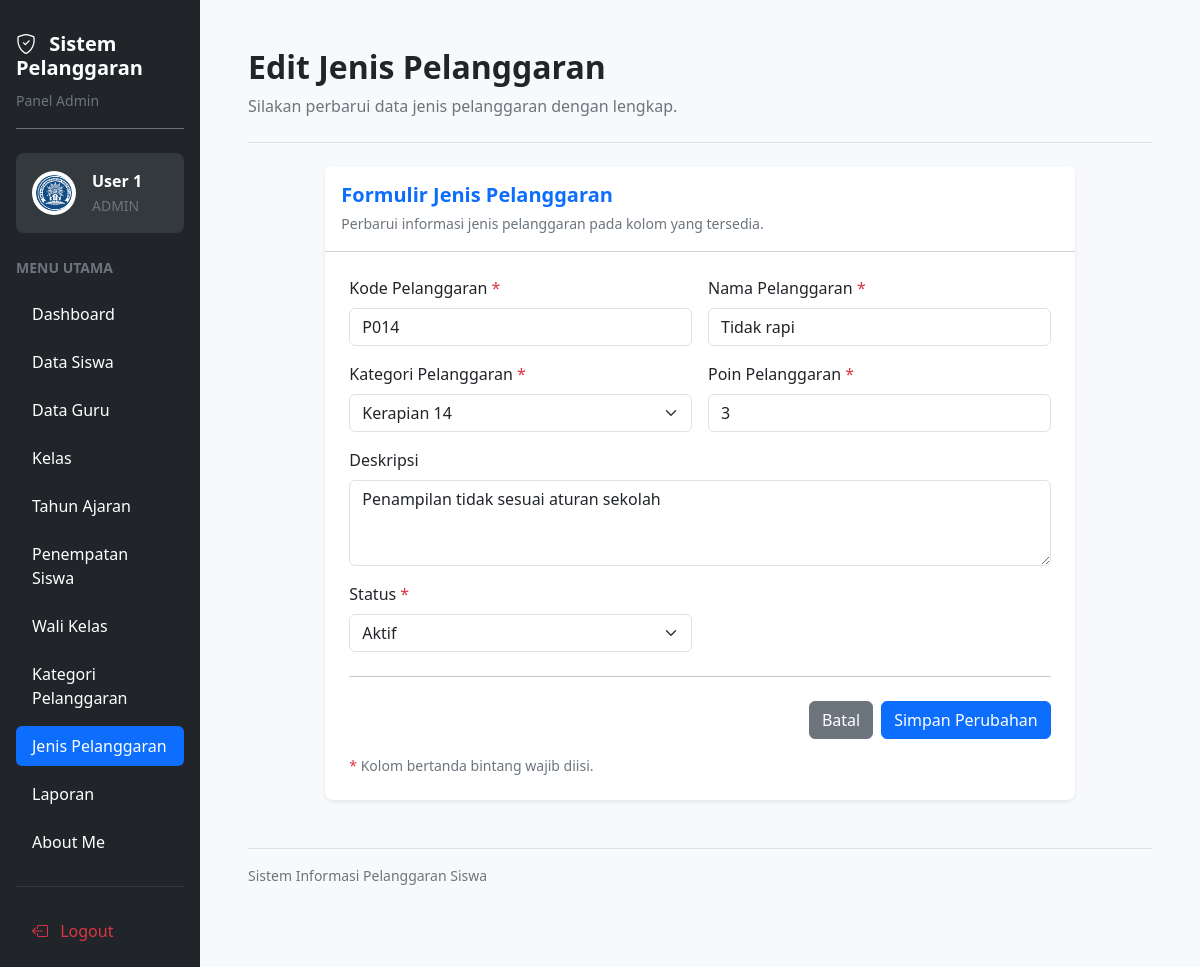
/edit_jenis_pelanggaran.php?id=64 (signed in), run on the app's committed database.
### tables this page shows
CREATE TABLE `t_pelanggaran` (
  `id` int(11) NOT NULL,
  `pelanggaran_kategori_id` int(11) NOT NULL,
  `kode` varchar(30) NOT NULL,
  `nama` varchar(150) NOT NULL,
  `poin` int(11) NOT NULL,
  `deksripsi` text NOT NULL,
  `status_aktif` tinyint(1) NOT NULL,
  `created_at` timestamp NOT NULL DEFAULT current_timestamp(),
  `updated_at` timestamp NOT NULL DEFAULT current_timestamp()
);

CREATE TABLE `t_pelanggaran_kategori` (
  `id` int(11) NOT NULL,
  `nama` varchar(100) NOT NULL,
  `deksripsi` text NOT NULL,
  `status_aktif` tinyint(1) NOT NULL,
  `created_at` timestamp NOT NULL DEFAULT current_timestamp(),
  `updated_at` timestamp NOT NULL DEFAULT current_timestamp()
);

### edit_jenis_pelanggaran.php (the view, shortened to what this page needs)
<?php
require_once __DIR__ . "/config/koneksi.php";
$id = (int) $_GET['id'];
$stmt = mysqli_prepare(
    $koneksi,
    "SELECT * FROM t_pelanggaran WHERE id = ?"
);
mysqli_stmt_bind_param($stmt, "i", $id);
mysqli_stmt_execute($stmt);
$hasil = mysqli_stmt_get_result($stmt);
$data = mysqli_fetch_assoc($hasil);
$kategori = mysqli_query(
    $koneksi,
    "SELECT id, nama FROM t_pelanggaran_kategori
     WHERE status_aktif = 1 OR id = " . (int)$data['pelanggaran_kategori_id'] . "
     ORDER BY nama ASC"
);
$namaAdmin = htmlspecialchars(
    $_SESSION['name'] ?? 'Pengguna',
    ENT_QUOTES,
    'UTF-8'
);
$menuAdmin = [
    ['Dashboard', 'dashboard.php'],
    ['Data Siswa', 'siswa.php'],
    ['Data Guru', 'guru.php'],
    ['Kelas', 'kelas.php'],
    ['Tahun Ajaran', 'tahun_ajaran.php'],
    ['Penempatan Siswa', 'penempatan_siswa.php'],
    ['Wali Kelas', 'wali_kelas.php'],
    ['Kategori Pelanggaran', 'kategori_pelanggaran.php'],
    ['Jenis Pelanggaran', 'jenis_pelanggaran.php'],
    ['Laporan', 'laporan.php'],
    ['About Me', 'abautme.php']
];
?>
<!DOCTYPE html>
<html lang="id">
<head>
    <link href="https://cdn.jsdelivr.net/npm/bootstrap@5.3.3/dist/css/bootstrap.min.css" rel="stylesheet">
    <link href="https://cdn.jsdelivr.net/npm/bootstrap-icons@1.11.3/font/bootstrap-icons.min.css" rel="stylesheet">
</head>
<body class="bg-light">
<div class="container-fluid">
    <div class="row">
        <aside class="col-12 col-md-3 col-lg-2 bg-dark min-vh-100 p-3">
            <div class="text-white mb-4 pt-3 pb-3 border-bottom border-secondary">
                <h5 class="fw-bold mb-2">
                    <i class="bi bi-shield-check me-2"></i>
                    Sistem Pelanggaran
                </h5>
                <small class="text-secondary">Panel Admin</small>
            </div>
            <div class="bg-secondary bg-opacity-25 rounded-3 p-3 mb-4">
                <div class="d-flex align-items-center gap-3">
                    <img
                        src="logo.png"
                        alt="Logo Aplikasi"
                        width="44"
                        height="44"
                        class="rounded-circle bg-white p-1"
                    >
                    <div class="text-white text-break">
                        <div class="fw-semibold"><?= $namaAdmin; ?></div>
                        <small class="text-secondary">ADMIN</small>
                    </div>
                </div>
            </div>
            <div class="text-secondary small fw-semibold mb-3">
                MENU UTAMA
            </div>
            <ul class="nav nav-pills flex-column gap-2">
                <?php foreach ($menuAdmin as $item): ?>
                    <li class="nav-item">
                        <a
                            href="<?= htmlspecialchars($item[1], ENT_QUOTES, 'UTF-8'); ?>"
                            class="nav-link <?= $item[0] === 'Jenis Pelanggaran' ? 'active' : 'text-white'; ?> rounded-2 py-2 px-3"
                        >
                            <?= htmlspecialchars($item[0], ENT_QUOTES, 'UTF-8'); ?>
                        </a>
                    </li>
                <?php endforeach; ?>
            </ul>
            <hr class="border-secondary my-4">
            <a href="logout.php" class="nav-link text-danger rounded-2 py-2 px-3">
                <i class="bi bi-box-arrow-left me-2"></i>
                Logout
            </a>
        </aside>
        <main class="col-12 col-md-9 col-lg-10 p-3 p-lg-5">
            <div class="d-flex flex-wrap justify-content-between align-items-center gap-3 mb-4 pb-4 border-bottom">
                <div>
                    <h2 class="fw-bold mb-2">Edit Jenis Pelanggaran</h2>
                    <p class="text-secondary mb-0">
                        Silakan perbarui data jenis pelanggaran dengan lengkap.
                    </p>
                </div>
            </div>
            <div class="row justify-content-center">
                <div class="col-12 col-xl-10">
                    <div class="card border-0 shadow-sm rounded-3">
                        <div class="card-header bg-white p-3">
                            <h5 class="text-primary fw-bold mb-1">
                                Formulir Jenis Pelanggaran
                            </h5>
                            <small class="text-secondary">
                                Perbarui informasi jenis pelanggaran pada kolom yang tersedia.
                            </small>
                        </div>
                        <div class="card-body p-4">
                            <form method="POST" action="">
                                <div class="row g-3">
                                    <div class="col-md-6">
                                        <label for="kode" class="form-label">
                                            Kode Pelanggaran <span class="text-danger">*</span>
                                        </label>
                                        <input
                                            type="text"
                                            name="kode"
                                            id="kode"
                                            class="form-control"
                                            placeholder="Masukkan kode pelanggaran"
                                            value="<?= htmlspecialchars($data['kode'] ?? '', ENT_QUOTES, 'UTF-8'); ?>"
                                            required
                                        >
                                    </div>
                                    <div class="col-md-6">
                                        <label for="nama" class="form-label">
                                            Nama Pelanggaran <span class="text-danger">*</span>
                                        </label>
                                        <input
                                            type="text"
                                            name="nama"
                                            id="nama"
                                            class="form-control"
                                            placeholder="Masukkan nama pelanggaran"
                                            value="<?= htmlspecialchars($data['nama'] ?? '', ENT_QUOTES, 'UTF-8'); ?>"
                                            required
                                        >
                                    </div>
                                    <div class="col-md-6">
                                        <label for="pelanggaran_kategori_id" class="form-label">
                                            Kategori Pelanggaran <span class="text-danger">*</span>
                                        </label>
                                        <select
                                            name="pelanggaran_kategori_id"
                                            id="pelanggaran_kategori_id"
                                            class="form-select"
                                            required
                                        >
                                            <?php while ($k = mysqli_fetch_assoc($kategori)): ?>
                                                <option
                                                    value="<?= (int)$k['id']; ?>"
                                                    <?= (int)$data['pelanggaran_kategori_id'] == (int)$k['id'] ? 'selected' : ''; ?>
                                                >
                                                    <?= htmlspecialchars($k['nama'], ENT_QUOTES, 'UTF-8'); ?>
                                                </option>
                                            <?php endwhile; ?>
                                        </select>
                                    </div>
                                    <div class="col-md-6">
                                        <label for="poin" class="form-label">
                                            Poin Pelanggaran <span class="text-danger">*</span>
                                        </label>
                                        <input
                                            type="number"
                                            name="poin"
                                            id="poin"
                                            class="form-control"
                                            min="0"
                                            placeholder="Masukkan jumlah poin"
                                            value="<?= htmlspecialchars((string)($data['poin'] ?? 0), ENT_QUOTES, 'UTF-8'); ?>"
                                            required
                                        >
                                    </div>
                                    <div class="col-12">
                                        <label for="deksripsi" class="form-label">
                                            Deskripsi
                                        </label>
                                        <textarea
                                            name="deksripsi"
                                            id="deksripsi"
                                            class="form-control"
                                            rows="3"
                                            placeholder="Masukkan deskripsi pelanggaran"
                                        ><?= htmlspecialchars($data['deksripsi'] ?? '', ENT_QUOTES, 'UTF-8'); ?></textarea>
                                    </div>
                                    <div class="col-md-6">
                                        <label for="status_aktif" class="form-label">
                                            Status <span class="text-danger">*</span>
                                        </label>
                                        <select
                                            name="status_aktif"
                                            id="status_aktif"
                                            class="form-select"
                                            required
                                        >
                                            <option
                                                value="1"
                                                <?= ($data['status_aktif'] ?? 0) == 1 ? 'selected' : ''; ?>
                                            >
                                                Aktif
                                            </option>
                                        </select>
                                    </div>
                                </div>
                                <hr class="my-4">
                                <div class="d-flex justify-content-end gap-2">
                                    <a href="jenis_pelanggaran.php" class="btn btn-secondary">
                                        Batal
                                    </a>
                                    <button type="submit" name="simpan" class="btn btn-primary">
                                        Simpan Perubahan
                                    </button>
                                </div>
                                <p class="text-secondary small mt-3 mb-0">
                                    <span class="text-danger">*</span>
                                    Kolom bertanda bintang wajib diisi.
                                </p>
                            </form>
                        </div>
                    </div>
                </div>
            </div>
            <div class="text-secondary small mt-5 pt-3 border-top">
                Sistem Informasi Pelanggaran Siswa
            </div>
        </main>
    </div>
</div>
</body>
</html>

### data on the page
t_pelanggaran: kode "P014", nama "Tidak rapi", pelanggaran_kategori_id "Kerapian 14", poin "3", deksripsi "Penampilan tidak sesuai aturan sekolah", status_aktif "Aktif"

### other printed values
$namaAdmin "User 1"
$item[0] "Dashboard"
$item[0] "Data Siswa"
$item[0] "Data Guru"
$item[0] "Kelas"
$item[0] "Tahun Ajaran"
$item[0] "Penempatan Siswa"
$item[0] "Wali Kelas"
$item[0] "Kategori Pelanggaran"
$item[0] "Jenis Pelanggaran"
$item[0] "Laporan"
$item[0] "About Me"
